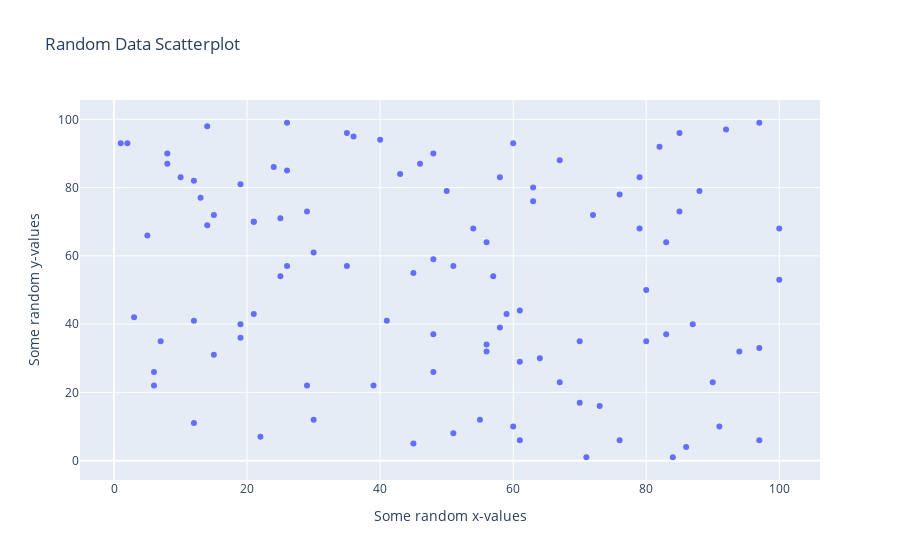

Notebook code cell kept with this figure:
### Markdown cell above
## Scatter Plot

### Code cell
# 100 random integers from 0,100
random_x = np.random.randint(1,101,100)
random_y = np.random.randint(1,101,100)

# Create data from this
data = [go.Scatter(
    x = random_x,
    y = random_y,
    mode = 'markers',
)]

# Create the layout 
layout = go.Layout(
    title = "Random Data Scatterplot",  #Graph Title
    xaxis = dict(title = 'Some random x-values'), #x-axis label
    yaxis = dict(title = 'Some random y-values'), #y-axis label
    hovermode = 'closest' #handles multiple points landing on the same vertical
)

# Create the figure
fig = go.Figure(data=data, layout=layout)
fig.show()

### Figure 1 — Plotly figure (JSON) as saved in the notebook; plotly's stock layout.template omitted (floating-point values rounded to 4 significant figures)
{"data": [{"mode": "markers", "type": "scatter", "x": [56, 22, 48, 61, 21, 58, 80, 51, 97, 73, 15, 35, 8, 30, 14, 29, 14, 8, 97, 71, 79, 76, 51, 12, 87, 29, 48, 21, 30, 46, 63, 25, 92, 43, 56, 26, 90, 19, 40, 3, 59, 48, 36, 19, 83, 86, 83, 13, 60, 85, 39, 80, 12, 67, 45, 24, 7, 64, 70, 67, 58, 54, 10, 41, 82, 12, 63, 100, 1, 61, 56, 6, 76, 100, 88, 61, 84, 50, 91, 57, 45, 55, 85, 26, 6, 21, 60, 97, 15, 26, 79, 5, 94, 72, 48, 2, 25, 35, 70, 19], "y": [34, 7, 26, 29, 70, 39, 35, 57, 6, 16, 31, 57, 87, 12, 98, 73, 69, 90, 33, 1, 68, 78, 8, 82, 40, 22, 59, 70, 61, 87, 76, 71, 97, 84, 64, 57, 23, 81, 94, 42, 43, 90, 95, 40, 37, 4, 64, 77, 93, 73, 22, 50, 41, 23, 55, 86, 35, 30, 17, 88, 83, 68, 83, 41, 92, 11, 80, 68, 93, 44, 32, 26, 6, 53, 79, 6, 1, 79, 10, 54, 5, 12, 96, 99, 22, 43, 10, 99, 72, 85, 83, 66, 32, 72, 37, 93, 54, 96, 35, 36]}], "layout": {"hovermode": "closest", "title": {"text": "Random Data Scatterplot"}, "xaxis": {"title": {"text": "Some random x-values"}}, "yaxis": {"title": {"text": "Some random y-values"}}}}
